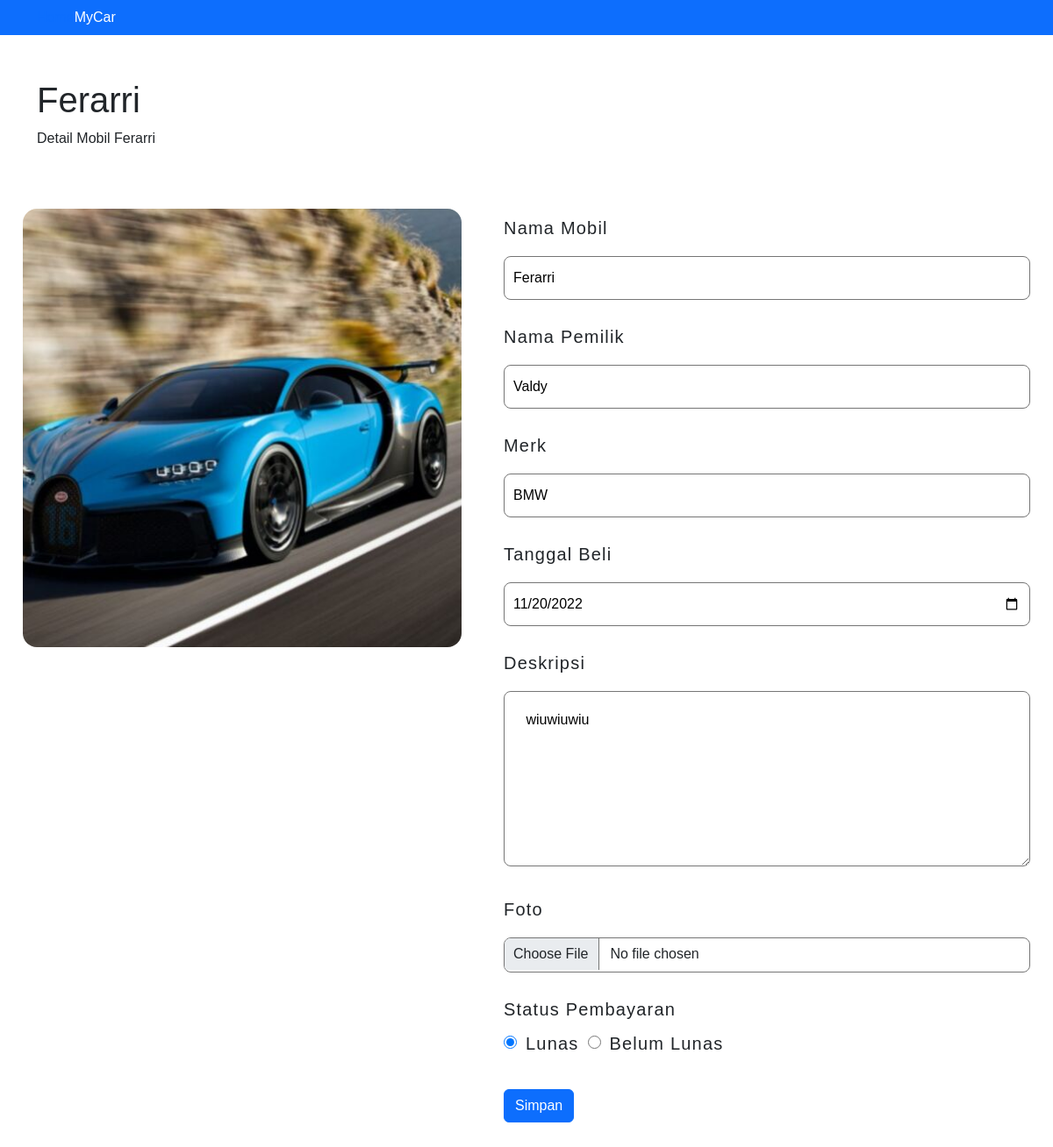
Screenshot of /pages/Edit.php?id=19 with the database file from the repository.
### tables this page shows
CREATE TABLE `showroom_ema_table` (
  `id_mobil` int(11) NOT NULL,
  `nama_mobil` varchar(255) DEFAULT NULL,
  `pemilik_mobil` varchar(255) DEFAULT NULL,
  `merk_mobil` varchar(255) DEFAULT NULL,
  `tanggal_beli` date DEFAULT NULL,
  `deskripsi` text DEFAULT NULL,
  `foto_mobil` varchar(255) DEFAULT NULL,
  `status_pembayaran` varchar(255) DEFAULT NULL
);

### pages/Edit.php (the view, shortened to what this page needs)
<!doctype html>
<html lang="en">
<head>
  <link href="https://cdn.jsdelivr.net/npm/bootstrap@5.2.2/dist/css/bootstrap.min.css" rel="stylesheet">
</head>
<body>
  <?php
  require '../config/connector.php';
  $id = $_GET['id'];
  $sql = "SELECT * FROM showroom_ema_table WHERE id_mobil = $id";
  $result = mysqli_query($conn, $sql);
  ?>
  <nav class="navbar navbar-expand-lg bg-primary">
    <div class="container">
      <div class="collapse navbar-collapse" id="navbarNavAltMarkup">
        <a class="navbar-nav gap-3" href="../index.php">Home</a>
        <a class="nav-link" style="color: white;" href="#">MyCar</a>
      </div>
    </div>
  </nav>
  <section id='detail' style="padding-top: 50px; padding-bottom: 50px;">
    <div class="container">
      <?php
      while ($detail = mysqli_fetch_array($result)) {
        echo "
                <h1 style='font-family: 'Raleway'; font-style: normal; font-weight: 700; font-size: 32px; line-height: 38px;'>" . $detail["nama_mobil"] . "</h1>
                <p style='font-family: 'Raleway'; font-style: normal; font-weight: 400; font-size: 16px; line-height: 19px; color: #757575;'>Detail Mobil " . $detail["nama_mobil"] . "</p>
                <div class='d-flex justify-content-center align-items-start gap-5 mt-5'>
                  <img src='../asset/images/" . $detail["foto_mobil"] . "' alt='foto_mobil' style='width: 500px; height: 500px; object-fit: cover; border-radius: 16px; margin-top: 20px;'>
                  <form action='../config/edit.php?id=" . $detail["id_mobil"] . "' method='POST' enctype='multipart/form-data'>
                    <div>
                      <label style='display: block;font-size: 20px; line-height: 24px; letter-spacing: 1.2px; margin-top: 30px;' for='nama'>Nama Mobil</label>
                      <input style='display: block; width: 600px; height: 50px; border: 1px solid #757575; border-radius: 8px; margin-top: 20px; padding-left: 10px; padding-right: 10px;' type='text' id='nama' name='nama_mobil' value='" . $detail["nama_mobil"] . "'>
                    </div>
                    <div>
                      <label style='display: block;font-size: 20px; line-height: 24px; letter-spacing: 1.2px; margin-top: 30px;' for='pemilik'>Nama Pemilik</label>
                      <input style='display: block; width: 600px; height: 50px; border: 1px solid #757575; border-radius: 8px; margin-top: 20px; padding-left: 10px; padding-right: 10px;' type='text' id='pemilik' name='nama_pemilik' value='" . $detail["pemilik_mobil"] . "'>
                    </div>
                    <div>
                      <label style='display: block;font-size: 20px; line-height: 24px; letter-spacing: 1.2px; margin-top: 30px;' for='merk'>Merk</label>
                      <input style='display: block; width: 600px; height: 50px; border: 1px solid #757575; border-radius: 8px; margin-top: 20px; padding-left: 10px; padding-right: 10px;' type='text' id='merk' name='merk_mobil' value='" . $detail["merk_mobil"] . "'>
                    </div>
                    <div>
                      <label style='display: block;font-size: 20px; line-height: 24px; letter-spacing: 1.2px; margin-top: 30px;' for='tanggalbeli'>Tanggal Beli</label>
                      <input style='display: block; width: 600px; height: 50px; border: 1px solid #757575; border-radius: 8px; margin-top: 20px; padding-left: 10px; padding-right: 10px;' type='date' id='tanggalbeli' name='tanggalbeli' value='" . $detail["tanggal_beli"] . "'>
                    </div>
                    <div>
                      <label style='display: block;font-size: 20px; line-height: 24px; letter-spacing: 1.2px; margin-top: 30px;' for='desc'>Deskripsi</label>
                      <textarea id='desc' name='deskripsi' style='height:200px; width: 600px; border-radius: 8px; padding: 20px; margin-top: 20px;'> " . $detail["deskripsi"] . " </textarea>
                    </div>
                    <div>
                      <label style='display: block;font-size: 20px; line-height: 24px; letter-spacing: 1.2px; margin-top: 30px;' for='inputGroupFile01'>Foto</label>
                      <input type='file' class='form-control' id='inputGroupFile01' value='c:/" . $detail["foto_mobil"] . "' name='foto_mobil' style='height: 40px; display: block; width: 600px; border: 1px solid #757575; border-radius: 8px; margin-top: 20px; padding-left: 10px; padding-right: 10px;'>
                    </div>
                    <div>
                      <label style='display: block;font-size: 20px; line-height: 24px; letter-spacing: 1.2px; margin-top: 30px;' for='status'>Status Pembayaran</label>
                      <span class='d-flex'>
                        <input type='radio' name='status_bayar' id='lunas' value='Lunas' " . (($detail["status_pembayaran"] == 'Lunas') ? 'checked="checked"' : "") . " style='width: 15px; height: 15px; margin-right:10px; margin-top: 18px;'>
                        <label for='lunas' style='margin-top: 15px; margin-right:10px; font-size: 20px; line-height: 24px; letter-spacing: 1.2px;'>Lunas</label>
                        <input type='radio' name='status_bayar' id='belum' value='Belum Lunas' " . (($detail["status_pembayaran"] == 'Belum Lunas') ? 'checked="checked"' : "") . " style='width: 15px; height: 15px; margin-right:10px; margin-top: 18px;'>
                        <label for='belum' style='margin-top: 15px; font-size: 20px; line-height: 24px; letter-spacing: 1.2px;'>Belum Lunas</label>
                      </span>
                    </div>
                    <button type='submit' class='btn btn-primary' style='margin-top: 40px;'>Simpan</button>
                  </form>
                </div>
            ";
      }
      ?>
    </div>
  </section>
</body>
</html>

### rows the page displays
showroom_ema_table: nama_mobil "Ferarri", foto_mobil (picture), nama_pemilik "Valdy", merk_mobil "BMW", tanggalbeli "11/20/2022", deskripsi "wiuwiuwiu", status_pembayaran "☑ Lunas", status_pembayaran "☐ Belum Lunas"
